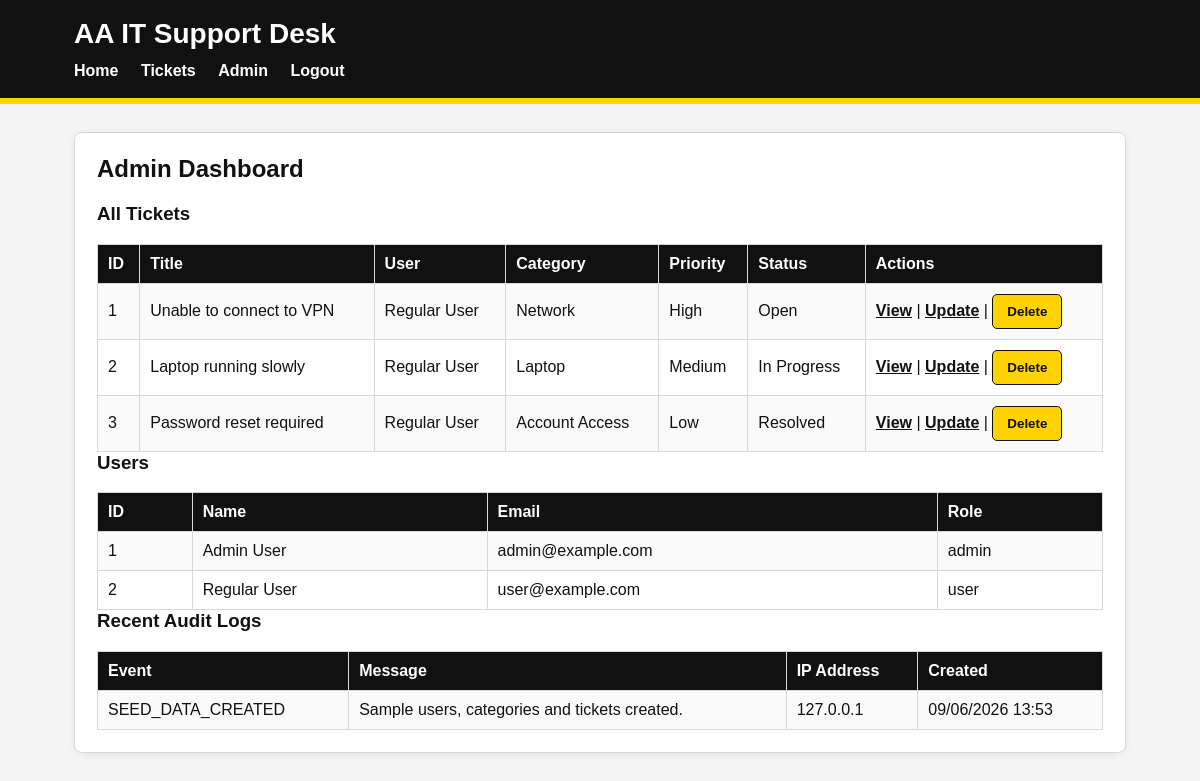
Page /admin/ (signed in) on the committed database.
### app/models.py (models this page shows)
class Ticket(db.Model):
    __tablename__ = "tickets"
    id = db.Column(db.Integer, primary_key=True)
    title = db.Column(db.String(120), nullable=False)
    description = db.Column(db.Text, nullable=False)
    priority = db.Column(db.String(20), nullable=False, default="Medium")
    status = db.Column(db.String(20), nullable=False, default="Open")
    created_at = db.Column(db.DateTime, default=datetime.utcnow)
    updated_at = db.Column(
        db.DateTime,
        default=datetime.utcnow,
        onupdate=datetime.utcnow
    )
    user_id = db.Column(db.Integer, db.ForeignKey("users.id"), nullable=False)
    category_id = db.Column(
        db.Integer,
        db.ForeignKey("categories.id"),
        nullable=False
    )
    created_by = db.relationship("User", back_populates="tickets")
    category = db.relationship("Category", back_populates="tickets")
    comments = db.relationship(
        "Comment",
        back_populates="ticket",
        cascade="all, delete-orphan",
        lazy=True
    )

class User(db.Model):
    __tablename__ = "users"
    id = db.Column(db.Integer, primary_key=True)
    full_name = db.Column(db.String(100), nullable=False)
    email = db.Column(db.String(120), unique=True, nullable=False)
    password_hash = db.Column(db.String(255), nullable=False)
    role = db.Column(db.String(20), nullable=False, default="user")
    created_at = db.Column(db.DateTime, default=datetime.utcnow)
    tickets = db.relationship("Ticket", back_populates="created_by", lazy=True)
    comments = db.relationship("Comment", back_populates="author", lazy=True)
    audit_logs = db.relationship("AuditLog", back_populates="user", lazy=True)
    def is_admin(self):
        return self.role == "admin"

class Category(db.Model):
    __tablename__ = "categories"
    id = db.Column(db.Integer, primary_key=True)
    name = db.Column(db.String(80), unique=True, nullable=False)
    description = db.Column(db.String(255), nullable=True)
    tickets = db.relationship("Ticket", back_populates="category", lazy=True)

class AuditLog(db.Model):
    __tablename__ = "audit_logs"
    id = db.Column(db.Integer, primary_key=True)
    event_type = db.Column(db.String(80), nullable=False)
    message = db.Column(db.String(255), nullable=False)
    ip_address = db.Column(db.String(45), nullable=True)
    created_at = db.Column(db.DateTime, default=datetime.utcnow)
    user_id = db.Column(db.Integer, db.ForeignKey("users.id"), nullable=True)
    user = db.relationship("User", back_populates="audit_logs")

### app/admin_routes.py (the view)
@admin.route("/")
@login_required
@admin_required
def dashboard():
    tickets = Ticket.query.order_by(Ticket.created_at.desc()).all()
    users = User.query.order_by(User.created_at.desc()).all()
    audit_logs = AuditLog.query.order_by(AuditLog.created_at.desc()).limit(10).all()
    return render_template(
        "admin/dashboard.html",
        tickets=tickets,
        users=users,
        audit_logs=audit_logs
    )

### app/security.py (called while the page is built, shortened)
def get_current_user():
    user_id = session.get("user_id")
    if not user_id:
        return None
    return User.query.get(user_id)

def login_required(view):
    @wraps(view)
    def wrapped_view(**kwargs):
        if "user_id" not in session:
            flash("Please log in to access this page.", "error")
            return redirect(url_for("auth.login"))
        return view(**kwargs)
    return wrapped_view

def admin_required(view):
    @wraps(view)
    def wrapped_view(**kwargs):
        user = get_current_user()
        if not user:
            flash("Please log in to access this page.", "error")
            return redirect(url_for("auth.login"))
        return view(**kwargs)
    return wrapped_view

### app/templates/admin/dashboard.html
{% extends "base.html" %}
{% block content %}
<h2>Admin Dashboard</h2>
<h3>All Tickets</h3>
{% if tickets %}
    <table border="1" cellpadding="6">
        <tr>
            <th>ID</th>
            <th>Title</th>
            <th>User</th>
            <th>Category</th>
            <th>Priority</th>
            <th>Status</th>
            <th>Actions</th>
        </tr>
        {% for ticket in tickets %}
        <tr>
            <td>{{ ticket.id }}</td>
            <td>{{ ticket.title }}</td>
            <td>{{ ticket.created_by.full_name }}</td>
            <td>{{ ticket.category.name }}</td>
            <td>{{ ticket.priority }}</td>
            <td>{{ ticket.status }}</td>
            <td>
                <a href="{{ url_for('tickets.view_ticket', ticket_id=ticket.id) }}">View</a>
                |
                <a href="{{ url_for('admin.update_ticket', ticket_id=ticket.id) }}">Update</a>
                |
                <form method="post"
                      action="{{ url_for('admin.delete_ticket', ticket_id=ticket.id) }}"
                      style="display:inline;"
                      onsubmit="return confirm('Are you sure you want to delete this ticket?');">
                    <button type="submit">Delete</button>
                </form>
            </td>
        </tr>
        {% endfor %}
    </table>
{% else %}
    <p>No tickets found.</p>
{% endif %}
<h3>Users</h3>
<table border="1" cellpadding="6">
    <tr>
        <th>ID</th>
        <th>Name</th>
        <th>Email</th>
        <th>Role</th>
    </tr>
    {% for user in users %}
    <tr>
        <td>{{ user.id }}</td>
        <td>{{ user.full_name }}</td>
        <td>{{ user.email }}</td>
        <td>{{ user.role }}</td>
    </tr>
    {% endfor %}
</table>
<h3>Recent Audit Logs</h3>
{% if audit_logs %}
    <table border="1" cellpadding="6">
        <tr>
            <th>Event</th>
            <th>Message</th>
            <th>IP Address</th>
            <th>Created</th>
        </tr>
        {% for log in audit_logs %}
        <tr>
            <td>{{ log.event_type }}</td>
            <td>{{ log.message }}</td>
            <td>{{ log.ip_address }}</td>
            <td>{{ log.created_at.strftime("%d/%m/%Y %H:%M") }}</td>
        </tr>
        {% endfor %}
    </table>
{% else %}
    <p>No audit logs found.</p>
{% endif %}
{% endblock %}

### app/static/style.css (style rules this page uses)
:root { --aa-yellow: #ffd200; --aa-dark: #111111; --aa-grey: #f4f4f4; --aa-border: #d8d8d8; --aa-white: #ffffff; }
* { box-sizing: border-box; }
body { margin: 0; font-family: Arial, Helvetica, sans-serif; background: var(--aa-grey); color: var(--aa-dark); }
h2, h3 { margin-top: 0; }
a { color: #111111; font-weight: bold; }
.button, button, input[type="submit"] { background: var(--aa-yellow); color: var(--aa-dark); border: 1px solid var(--aa-dark); border-radius: 5px; padding: 9px 14px; font-weight: bold; cursor: pointer; }
table { width: 100%; border-collapse: collapse; background: var(--aa-white); }
th { background: var(--aa-dark); color: var(--aa-white); }
th, td { padding: 10px; border: 1px solid var(--aa-border); text-align: left; }
tr:nth-child(even) { background: #fafafa; }

### rows in the picture
Ticket: id "1", title "Unable to connect to VPN", created_by.full_name "Regular User", category.name "Network", priority "High", status "Open"
Ticket: id "2", title "Laptop running slowly", created_by.full_name "Regular User", category.name "Laptop", priority "Medium", status "In Progress"
Ticket: id "3", title "Password reset required", created_by.full_name "Regular User", category.name "Account Access", priority "Low", status "Resolved"
User: id "1", full_name "Admin User", email "admin@example.com", role "admin"
User: id "2", full_name "Regular User", email "user@example.com", role "user"
AuditLog: event_type "SEED_DATA_CREATED", message "Sample users, categories and tickets created.", ip_address "127.0.0.1", created_at "09/06/2026 13:53"
